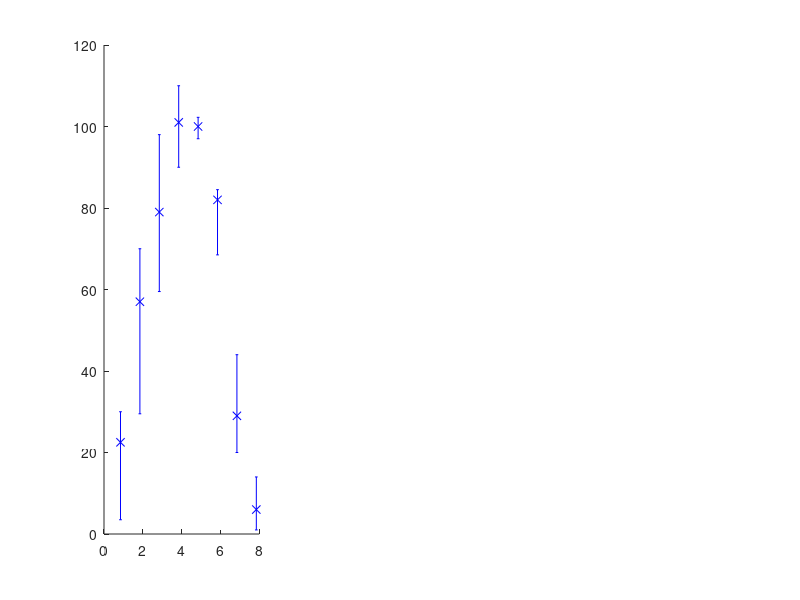

Reproduce this figure in MATLAB. (Note: this script raises an error after producing the figure.)
function output = exp_fastl2007(varargin)
%EXP_JELFS2011  Figures from Fastl and Zwicker (2007)
%   Usage: output = exp_fastl2007(flag);
%
%   EXP_FASTL2007 reproduces Fluctuation strength data from the book Fastl 
%       and Zwicker (2007).
%
%   Examples:
%   ---------
%     exp_fastl2007;
%
% Programmed by Alejandro Osses V., HTI, TU/e, the Netherlands, 2014-2015
% Created on    : 02/08/2015
% Last update on: 02/08/2015 % Update this date manually
% Last use on   : 02/08/2015 % Update this date manually
%%%%%%%%%%%%%%%%%%%%%%%%%%%%%%%%%%%%%%%%%%%%%%%%%%%%%%%%%%%%%%%%%%%%%%%%%%%

fmod = [0.25 0.5 1 2 4 8 16 32]; % Hz
FS_BBN_std1 = [22.5  57   79   101  100    82   29     6; ...
                3.5  29.5 59.5  90   97    68.5 20     1; ... 
               30    70   98   110  102.25 84.5 44    14];
FS_BBN_std2 = [12.5  27   45.5  75   99.75 92   24.25  9.75; ...
                5.5  24.5 39    51.5 60.5  67   13     4; ...
               16    30   48    92  110   110   32    19.5]; 

FS_AM_std1 = [3   10.25 26.25 66   100  99 30    9.5; ...
              0    7.75 20    50    98  75  7    0; ...
              5.5 20    50    90.5 102 110 49.5 12.25];
FS_AM_std2 = [5.5 15 33 53.5 91.5 99 25 0.25; ...
              1 12 26 39.5 65.5 73 14 -3; ...
              8.25 16.25 36 65.5 109.5 110 58 12];
FS_FM_std1 = [10.2 22.75 35 57.25 100 50   19.5   0.75; ...
               5.5  5    21 50     98 30.5 11    -1.5; ...
               2   42    79 95    101 73   39.75  9.75];
FS_FM_std2 = [10.25 20.5  50.25 60.5 100    20.5   7.5  2; ...
               8    19.25 40.5  55.5  75.75 10.25  4    0; ...
              13.5  23    60.25 89.5 110    90    35   10];

output.fmod = fmod; % Hz
output.FS_BBN_std1 = FS_BBN_std1;
output.FS_BBN_std2 = FS_BBN_std2;
output.FS_AM_std1 = FS_AM_std1;
output.FS_AM_std2 = FS_AM_std2;
output.FS_FM_std1 = FS_FM_std1;
output.FS_FM_std2 = FS_FM_std2;
output.FS100 = [1.8 1.3 2]; % vacil, 100% of fluctuation

if nargout == 0
    
    dx = 0.15;
    text_XLabel = 'f_m_o_d [Hz]';
    text_YLabel = 'Relative FS [%]';
    Ntest = length(fmod);
        
    figure; 
    subplot(1,3,1) % AM-BBN
    iq1L = FS_BBN_std1(1,:) - FS_BBN_std1(2,:);
    iq1U = FS_BBN_std1(3,:) - FS_BBN_std1(1,:);
    iq2L = FS_BBN_std2(1,:) - FS_BBN_std2(2,:);
    iq2U = FS_BBN_std2(3,:) - FS_BBN_std2(1,:);
    errorbar([1:Ntest]-dx,FS_BBN_std1(1,:),iq1L,iq1U,'bx','LineWidth',2); hold on
    errorbar([1:Ntest]+dx,FS_BBN_std2(1,:),iq2L,iq2U,'ro');
    plot([1:Ntest],mean([FS_BBN_std1(1,:); FS_BBN_std2(1,:)]),'k>--','LineWidth',2)
    xlabel(text_XLabel)
    ylabel(text_YLabel)
    grid on;
    xlim([0.5 Ntest+0.5])
    ha = gca;
    set(ha,'XTick',[1:Ntest])
    set(ha,'XTickLabel',fmod)
    title('AM BBN')
 
    subplot(1,3,2) % AM-SIN
    iq1L = FS_AM_std1(1,:) - FS_AM_std1(2,:);
    iq1U = FS_AM_std1(3,:) - FS_AM_std1(1,:);
    iq2L = FS_AM_std2(1,:) - FS_AM_std2(2,:);
    iq2U = FS_AM_std2(3,:) - FS_AM_std2(1,:);
    errorbar([1:Ntest]-dx,FS_AM_std1(1,:),iq1L,iq1U,'bx','LineWidth',2); hold on
    errorbar([1:Ntest]+dx,FS_AM_std2(1,:),iq2L,iq2U,'ro');
    plot([1:Ntest],mean([FS_AM_std1(1,:); FS_AM_std2(1,:)]),'k>--','LineWidth',2)
    xlabel(text_XLabel)
    ylabel(text_YLabel)
    grid on;
    xlim([0.5 Ntest+0.5])
    ha(end+1) = gca;
    set(ha(end),'XTick',[1:Ntest])
    set(ha(end),'XTickLabel',fmod)
    title('AM SIN')
    
    subplot(1,3,3) % AM-SIN
    iq1L = FS_FM_std1(1,:) - FS_FM_std1(2,:);
    iq1U = FS_FM_std1(3,:) - FS_FM_std1(1,:);
    iq2L = FS_FM_std2(1,:) - FS_FM_std2(2,:);
    iq2U = FS_FM_std2(3,:) - FS_FM_std2(1,:);
    errorbar([1:Ntest]-dx,FS_FM_std1(1,:),iq1L,iq1U,'bx','LineWidth',2); hold on
    errorbar([1:Ntest]+dx,FS_FM_std2(1,:),iq2L,iq2U,'ro');
    plot([1:Ntest],mean([FS_FM_std1(1,:); FS_FM_std2(1,:)]),'k>--','LineWidth',2)
    xlabel(text_XLabel)
    ylabel(text_YLabel)
    grid on;
    xlim([0.5 Ntest+0.5])
    ha(end+1) = gca;
    set(ha(end),'XTick',[1:Ntest])
    set(ha(end),'XTickLabel',fmod)
    title('FM SIN')
    
    legend('4-Hz std','0.5-Hz std','avg')
    linkaxes(ha,'xy');
    ylim([-5 110])

end

%%%%%%%%%%%%%%%%%%%%%%%%%%%%%%%%%%%%%%%%%%%%%%%%%%%%%%%%%%%%%%%%%%%%%%%%%%%
end
